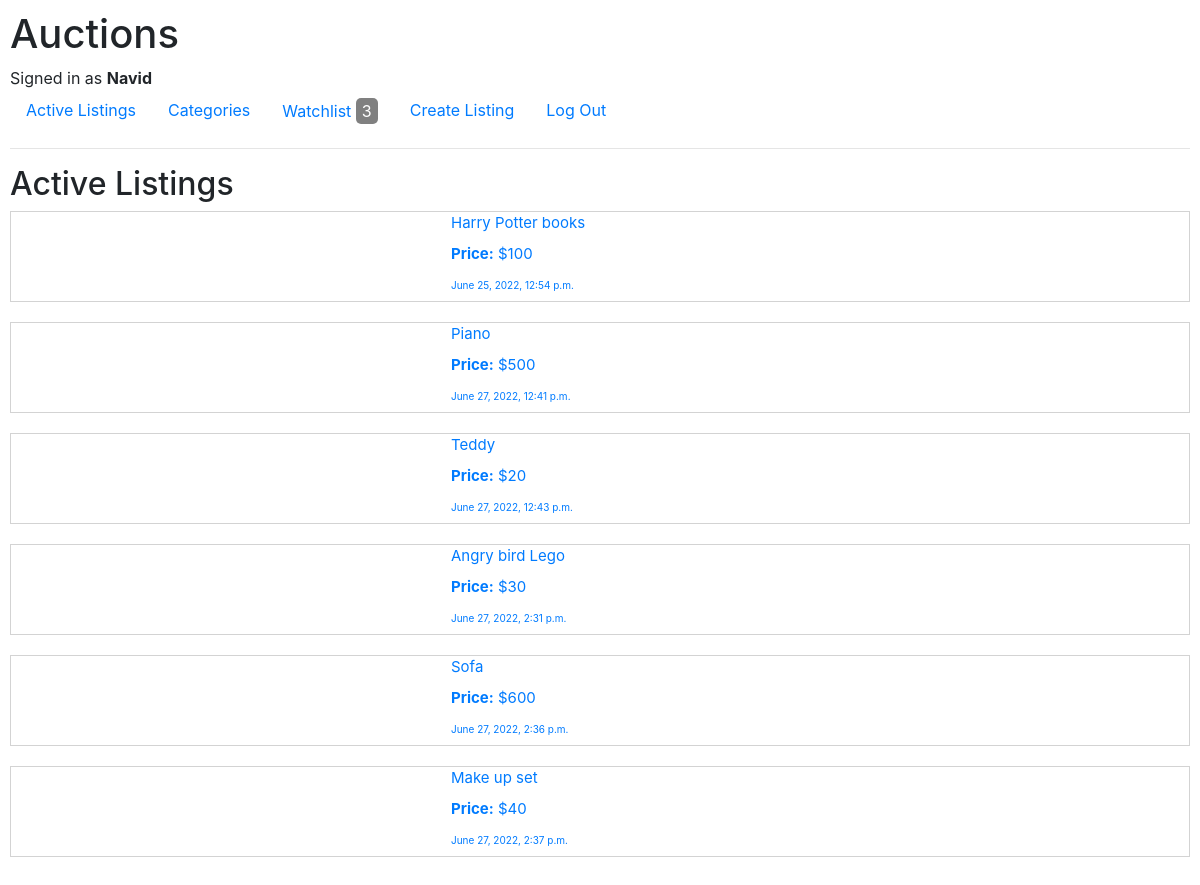
The page / (signed in) on the database its author committed.
### auctions/models.py (models this page shows, shortened)
class User(AbstractUser):
    watchlist = models.ManyToManyField(Listing, blank=True, related_name="prospects")

class Listing(models.Model):
    title = models.CharField(max_length=64)
    description = models.CharField(max_length=130)
    image_url = models.CharField(max_length=64, blank=True)
    amount = models.IntegerField (default=0)
    category = models.ForeignKey(Category, default=0 , blank=True , on_delete= models.PROTECT, related_name="listings")
    is_active = models.BooleanField(default=True)
    created_date = models.DateTimeField(default=datetime.now, blank=True)
    created_by  = models.ForeignKey('User', default= None, on_delete=models.CASCADE, related_name="listings")

### auctions/views.py (the view)
# urls.py: path("", views.index, name="index"),
def index(request):
    watchlist=None
    if request.user.is_authenticated:
        watchlist=request.user.watchlist.filter(is_active=True)
    return render(request, "auctions/index.html",{
        "listings":Listing.objects.filter(is_active= True),
        "watchlist": watchlist
    })

### auctions/templates/auctions/index.html (shortened to what this page needs)
{% extends "auctions/layout.html" %}
{% block body %}
    <h2>Active Listings</h2>
    {% for listing in listings%}
    <a href="{% url 'listing' listing.id %}">
        <div class="listing" style="display: flex; border-width:1px;
        border-style:solid;
        border-color:lightgray;">
            <div style="width: 400px; align-content:center;">
            </div>
            <div style="padding-left: 40px; font-size: 15px;"">
                <label >{{listing.title}}  </label>
                <br>
                <label style=" font-weight: bold; ">Price:</label>  ${{listing.amount}}
                <br>
                <label style="font-size: 10px;" ">  {{listing.created_date}}
            </div>
        </div>
    </a>
    {% empty %}
        <div>
            No Listings
        </div>
    {% endfor %}
{% endblock %}

### auctions/templates/auctions/layout.html (shortened to what this page needs)
{% load static %}
<!DOCTYPE html>
<html lang="en">
    <head>
        <link rel="stylesheet" href="https://stackpath.bootstrapcdn.com/bootstrap/4.4.1/css/bootstrap.min.css">
        <link href="{% static 'auctions/styles.css' %}" rel="stylesheet">
    </head>
    <body>
        <h1>Auctions</h1>
        <div>
            {% if user.is_authenticated %}
                Signed in as <strong>{{ user.username }}</strong>
            {% else %}
                Not signed in
            {% endif %}
        </div>
        <ul class="nav">
            <li class="nav-item">
               <a class="nav-link" href="{% url 'index' %}">Active Listings</a>
            </li>
            {% if user.is_authenticated %}
            <li class="nav-item">
                <a class="nav-link" href="{% url 'categories' %}">Categories</a>
            </li>
            {% endif %}
            {% if user.is_authenticated %}
            <li class="nav-item">
                <a class="nav-link" href="{% url 'watchlist' %}">Watchlist
                    {% if   watchlist.all|length  %}
                    <button style="background-color: grey ; color: white; border: none; border-radius:5px;">
                        {{watchlist.all|length}}
                    </button>
                    {% endif %}
                </a>
            </li>
            {% endif %}
            {% if user.is_authenticated %}
            <li class="nav-item">
                <a class="nav-link" href="{% url 'createlisting' %}">Create Listing</a>
            </li>
            {% endif %}
            {% if user.is_authenticated %}
                <li class="nav-item">
                    <a class="nav-link" href="{% url 'logout' %}">Log Out</a>
                </li>
            {% endif %}
        </ul>
        <hr>
        {% block body %}
        {% endblock %}
    </body>
</html>

### auctions/static/auctions/styles.css (style rules this page uses)
body { padding: 10px; }

### rows shown on the page
User: username "Navid"
Listing: title "Harry Potter books", amount "100", created_date "June 25, 2022, 12:54 p.m."
Listing: title "Piano", amount "500", created_date "June 27, 2022, 12:41 p.m."
Listing: title "Teddy", amount "20", created_date "June 27, 2022, 12:43 p.m."
Listing: title "Angry bird Lego", amount "30", created_date "June 27, 2022, 2:31 p.m."
Listing: title "Sofa", amount "600", created_date "June 27, 2022, 2:36 p.m."
Listing: title "Make up set", amount "40", created_date "June 27, 2022, 2:37 p.m."

### other values the page prints
{{ watchlist.all|length }} "3"
